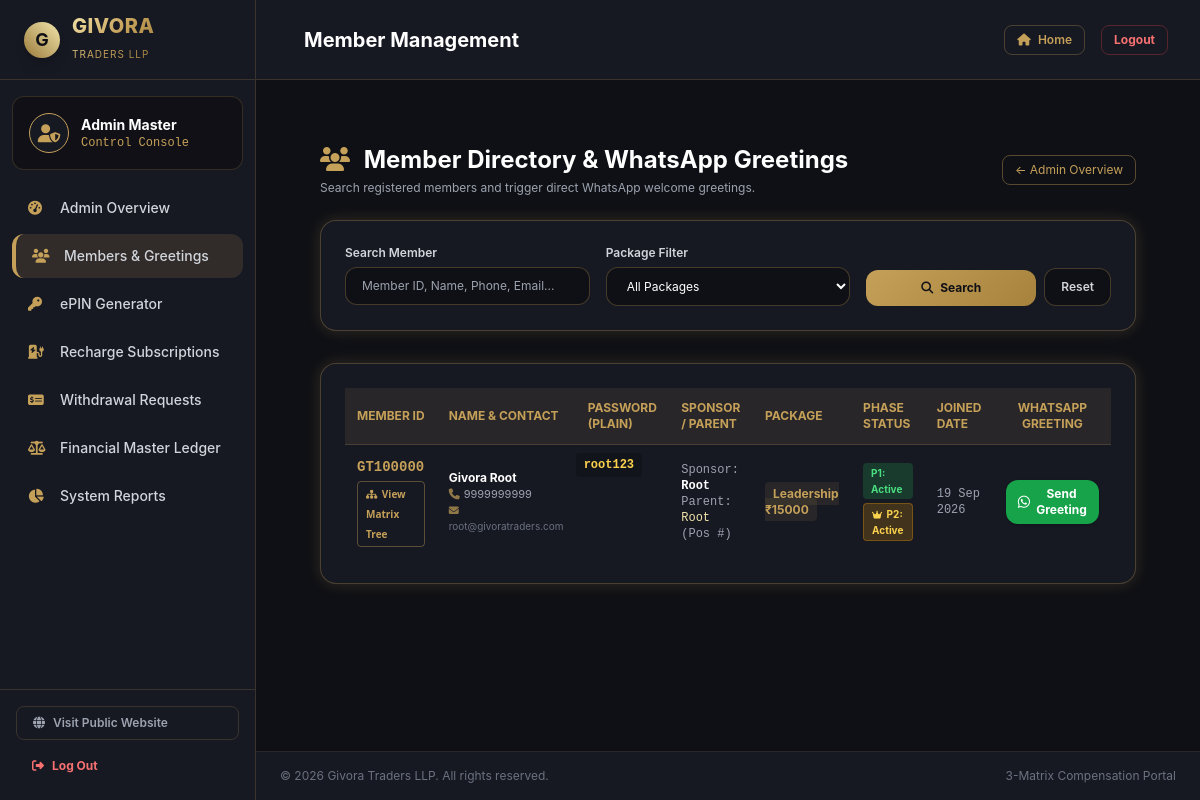
Screenshot of /admin/members.php (signed in) with the database file from the repository.
### tables this page shows
CREATE TABLE IF NOT EXISTS members (
    id INT AUTO_INCREMENT PRIMARY KEY,
    member_id VARCHAR(20) NOT NULL UNIQUE,
    sponsor_id VARCHAR(20) DEFAULT NULL,
    placement_parent_id VARCHAR(20) DEFAULT NULL,
    matrix_position INT DEFAULT NULL,
    name VARCHAR(100) NOT NULL,
    email VARCHAR(100) NOT NULL,
    phone VARCHAR(20) NOT NULL,
    password VARCHAR(255) NOT NULL,
    used_epin VARCHAR(50) NOT NULL,
    package_type ENUM('Foundation_5000', 'Leadership_15000', 'Recharge_1200', 'Gas_3000', 'Recharge_Bundle_5400') NOT NULL,
    profile_image VARCHAR(255) DEFAULT NULL,
    status ENUM('Active', 'Inactive') NOT NULL DEFAULT 'Active',
    p2_status ENUM('Inactive', 'Active') NOT NULL DEFAULT 'Inactive',
    p2_placement_parent_id VARCHAR(20) DEFAULT NULL,
    p2_matrix_position INT DEFAULT NULL,
    p2_created_at TIMESTAMP NULL DEFAULT NULL,
    created_at TIMESTAMP DEFAULT CURRENT_TIMESTAMP,
    INDEX idx_sponsor (sponsor_id),
    INDEX idx_parent (placement_parent_id),
    INDEX idx_p2_parent (p2_placement_parent_id)
);

### includes/functions.php (called while the page is built, shortened)
<?php
function getBaseUrl() {
    $protocol = isset($_SERVER['HTTPS']) && $_SERVER['HTTPS'] === 'on' ? 'https' : 'http';
    $host = $_SERVER['HTTP_HOST'] ?? 'localhost';
    return $protocol . '://' . $host;
}

### admin/members.php (the view, shortened to what this page needs)
<?php
require_once __DIR__ . '/../includes/functions.php';
$pdo = getDBConnection();
$search = trim($_GET['search'] ?? '');
$query = "SELECT * FROM members WHERE 1=1";
$params = [];
$query .= " ORDER BY created_at DESC";
$stmt = $pdo->prepare($query);
$stmt->execute($params);
$members = $stmt->fetchAll();
require_once __DIR__ . '/../includes/header.php';
$login_url = getBaseUrl() . "/login.php";
?>
<div class="py-8 max-w-7xl mx-auto px-4 sm:px-6 lg:px-8">
    <div class="mb-6 flex flex-col md:flex-row md:items-center justify-between gap-4">
        <div>
            <h1 class="text-2xl font-bold text-white"><i class="fas fa-users text-gold mr-2"></i> Member Directory & WhatsApp Greetings</h1>
            <p class="text-xs text-gray-400 mt-1">Search registered members and trigger direct WhatsApp welcome greetings.</p>
        </div>
        <a href="/admin/index.php" class="text-xs text-gold border border-gold/40 px-3 py-1.5 rounded-lg hover:bg-gold/10 self-start md:self-auto">← Admin Overview</a>
    </div>
    <div class="bg-darkcard p-6 rounded-2xl gold-border-glow mb-8">
        <form method="GET" action="" class="grid grid-cols-1 md:grid-cols-3 gap-4">
            <div>
                <label class="block text-xs font-semibold text-gray-300 mb-1.5">Search Member</label>
                <input type="text" name="search" placeholder="Member ID, Name, Phone, Email..." value="<?php echo htmlspecialchars($search); ?>" class="w-full bg-darkbg border border-gold/30 rounded-xl px-4 py-2.5 text-xs text-white focus:outline-none focus:border-gold">
            </div>
            <div>
                <label class="block text-xs font-semibold text-gray-300 mb-1.5">Package Filter</label>
                <select name="package" class="w-full bg-darkbg border border-gold/30 rounded-xl px-4 py-2.5 text-xs text-white focus:outline-none focus:border-gold">
                    <option value="">All Packages</option>
                </select>
            </div>
            <div class="flex items-end space-x-2">
                <button type="submit" class="btn-gold px-6 py-2.5 rounded-xl font-bold text-xs flex-grow">
                    <i class="fas fa-search mr-1"></i> Search
                </button>
                <a href="/admin/members.php" class="bg-darkbg border border-gold/30 text-gray-300 px-4 py-2.5 rounded-xl font-semibold text-xs hover:text-gold text-center">
                    Reset
                </a>
            </div>
        </form>
    </div>
    <div class="bg-darkcard p-6 rounded-2xl gold-border-glow">
        <div class="overflow-x-auto">
            <table class="w-full text-left text-xs text-gray-300">
                <thead class="bg-gold/10 text-gold uppercase border-b border-gold/20">
                    <tr>
                        <th class="p-3">Member ID</th>
                        <th class="p-3">Name & Contact</th>
                        <th class="p-3">Password (Plain)</th>
                        <th class="p-3">Sponsor / Parent</th>
                        <th class="p-3">Package</th>
                        <th class="p-3">Phase Status</th>
                        <th class="p-3">Joined Date</th>
                        <th class="p-3 text-center">WhatsApp Greeting</th>
                    </tr>
                </thead>
                <tbody class="divide-y divide-gold/10">
                    <?php if (empty($members)): ?>
                        <tr>
                            <td colspan="7" class="p-4 text-center text-gray-500">No members found matching the specified criteria.</td>
                        </tr>
                    <?php else: foreach ($members as $m):
                        $wa_text = "Welcome to Givora Traders LLP! Your Member ID is: " . $m['member_id'] . " and Password is: " . $m['password'] . " . Login here: " . $login_url;
                        $phone_digits = preg_replace('/[^0-9]/', '', $m['phone']);
                        if (strlen($phone_digits) === 10) {
                            $phone_digits = '91' . $phone_digits;
                        }
                        $wa_url = "https://wa.me/" . (!empty($phone_digits) ? $phone_digits : "") . "?text=" . urlencode($wa_text);
                    ?>
                        <tr class="hover:bg-gold/5 transition">
                            <td class="p-3 font-mono font-extrabold text-gold text-sm">
                                <div><?php echo htmlspecialchars($m['member_id']); ?></div>
                                <a href="/admin/matrix_tree.php?member_id=<?php echo $m['member_id']; ?>" class="mt-1 text-[10px] text-gold border border-gold/40 px-2 py-0.5 rounded hover:bg-gold/10 inline-block font-sans">
                                    <i class="fas fa-sitemap mr-0.5"></i> View Matrix Tree
                                </a>
                            </td>
                            <td class="p-3">
                                <div class="font-bold text-white"><?php echo htmlspecialchars($m['name']); ?></div>
                                <div class="text-gray-400 text-[11px]"><i class="fas fa-phone text-gold/70 mr-1"></i><?php echo htmlspecialchars($m['phone']); ?></div>
                                <div class="text-gray-500 text-[10px]"><i class="fas fa-envelope text-gold/70 mr-1"></i><?php echo htmlspecialchars($m['email']); ?></div>
                            </td>
                            <td class="p-3 font-mono text-amber-300 font-semibold bg-darkbg/50 rounded px-2 py-1 inline-block my-2"><?php echo htmlspecialchars($m['password']); ?></td>
                            <td class="p-3 font-mono text-gray-400">
                                <div>Sponsor: <span class="text-white font-bold"><?php echo htmlspecialchars($m['sponsor_id'] ?: 'Root'); ?></span></div>
                                <div>Parent: <span class="text-goldlight"><?php echo htmlspecialchars($m['placement_parent_id'] ?: 'Root'); ?></span> (Pos #<?php echo $m['matrix_position']; ?>)</div>
                            </td>
                            <td class="p-3">
                                <span class="px-2 py-1 rounded bg-gold/10 text-gold font-bold">
                                    <?php echo str_replace('_', ' ₹', $m['package_type']); ?>
                                </span>
                            </td>
                            <td class="p-3">
                                <span class="px-2 py-0.5 rounded text-[10px] bg-green-500/20 text-green-400 font-bold block mb-1">P1: Active</span>
                                <?php if ($m['p2_status'] === 'Active'): ?>
                                    <span class="px-2 py-0.5 rounded text-[10px] bg-amber-500/20 text-amber-300 font-bold border border-amber-500/30 block"><i class="fas fa-crown text-[9px] mr-0.5"></i> P2: Active</span>
                                <?php else: ?>
                                    <span class="px-2 py-0.5 rounded text-[10px] bg-gray-500/20 text-gray-400 font-semibold block">P2: Pending</span>
                                <?php endif; ?>
                            </td>
                            <td class="p-3 font-mono text-gray-400"><?php echo date('d M Y', strtotime($m['created_at'])); ?></td>
                            <td class="p-3 text-center">
                                <a href="<?php echo $wa_url; ?>" target="_blank" class="px-3 py-1.5 rounded-xl bg-green-600 hover:bg-green-500 text-white font-bold text-xs inline-flex items-center space-x-1.5 shadow">
                                    <i class="fab fa-whatsapp text-sm"></i>
                                    <span>Send Greeting</span>
                                </a>
                            </td>
                        </tr>
                    <?php endforeach; endif; ?>
                </tbody>
            </table>
        </div>
    </div>
</div>
<?php require_once __DIR__ . '/../includes/footer.php'; ?>

### rows the page displays
members: member "GT100000", name "Givora Root", phone "9999999999", email "root@givoratraders.com", password "root123", sponsor "Root", placement_parent "Root", package_type "Leadership ₹15000", p2_status "Active" (drawn), created_at "19 Sep 2026"

### other values shown
$page_title "Member Management"
